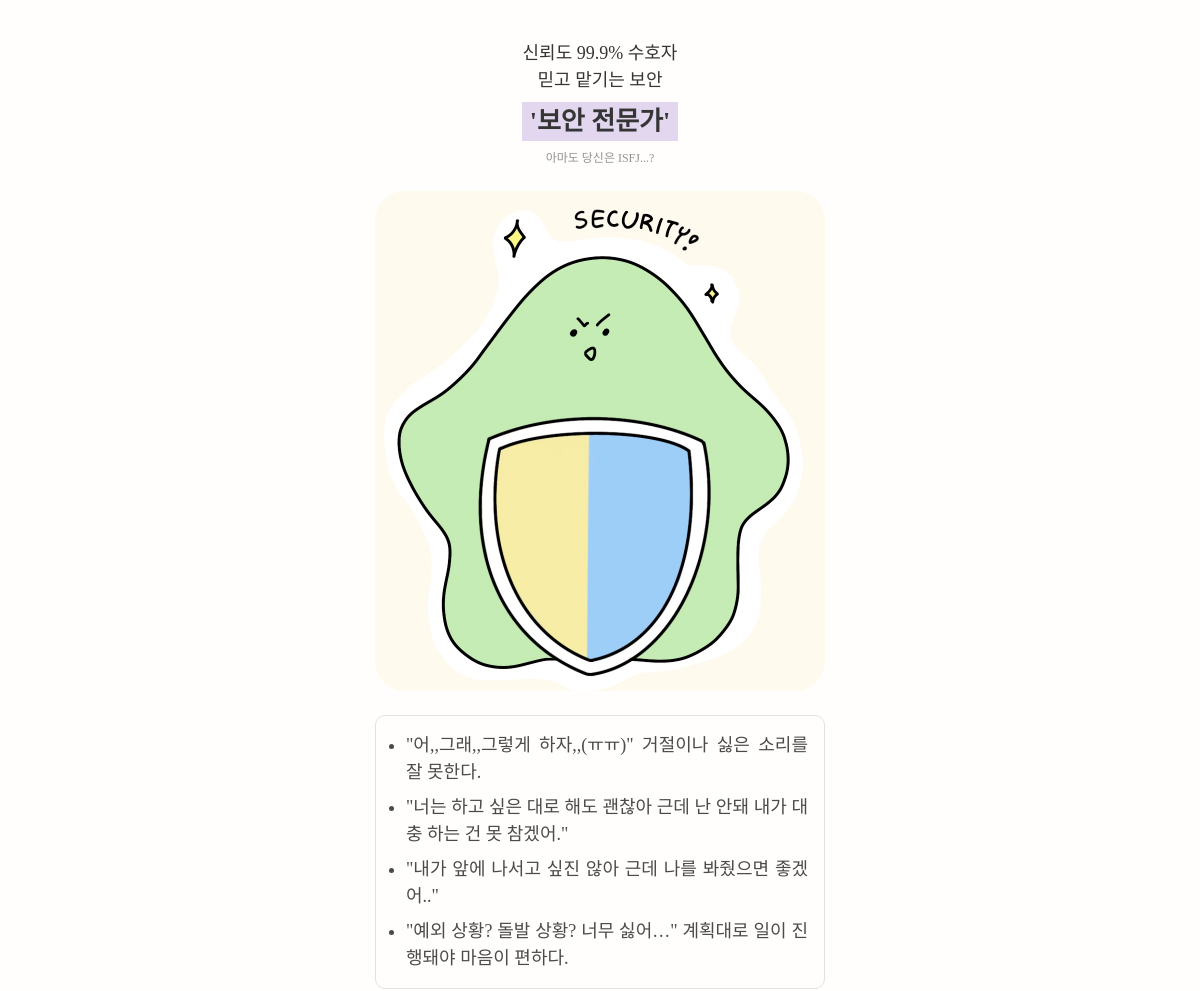
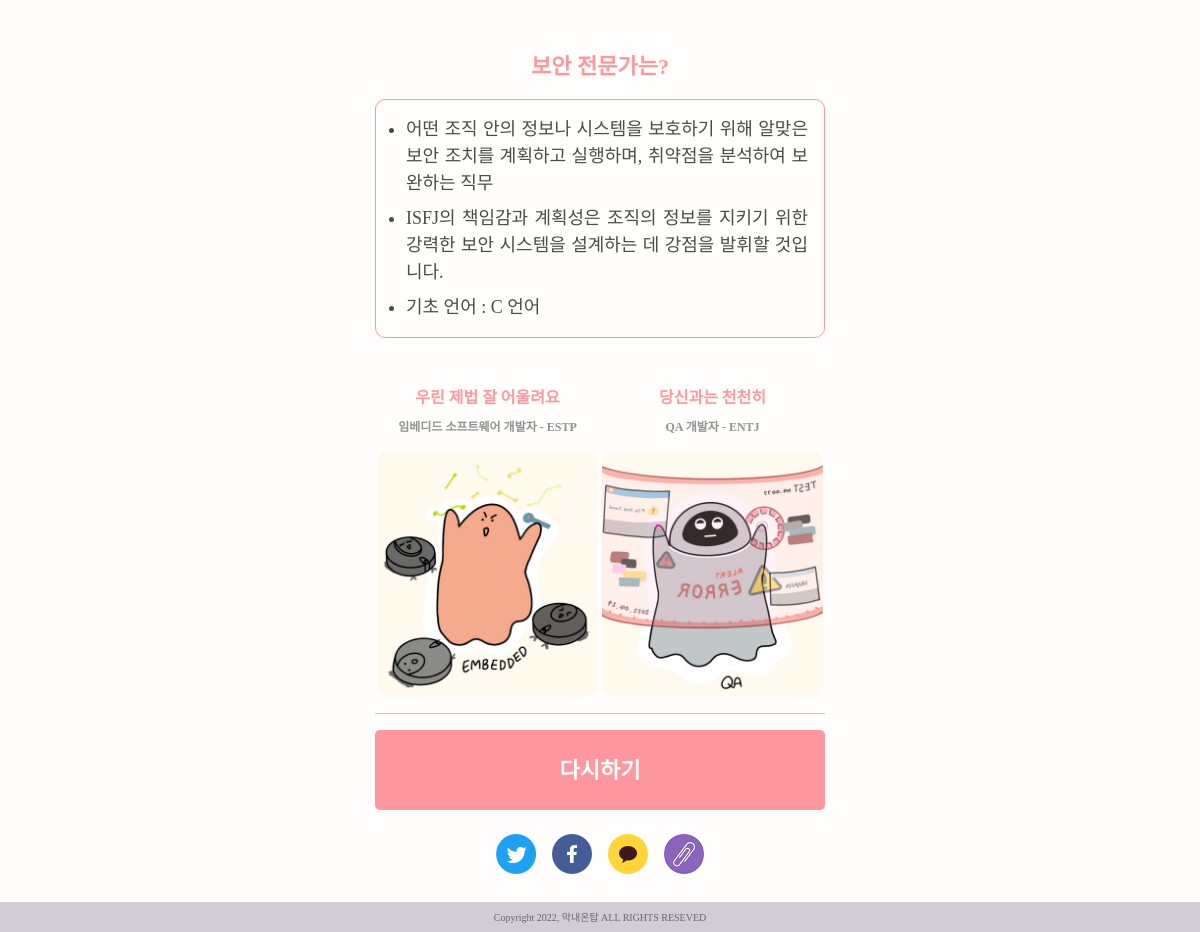
Page /mbti/ISFJ/ on the committed database (2 pictures, top to bottom).
### MBTI/models.py (models this page shows)
class Mbti(models.Model):
    mbti_name = models.TextField()
    title = models.TextField()
    mbti_type = models.TextField()
    best_mbti = models.IntegerField(default=0)
    worst_mbti = models.IntegerField(default=0)
    top_image = models.ImageField(null=True, blank=True)
    view_cnt = models.IntegerField(default=0)

class BaseInfo(models.Model):
    mbti = models.ForeignKey(
        Mbti,
        on_delete=models.CASCADE,
        related_name= 'base_info'
    )
    content = models.TextField()

class Howto(models.Model):
    mbti = models.ForeignKey(
        Mbti,
        on_delete=models.CASCADE,
        related_name= 'how_to'
    )
    content = models.TextField()

### MBTI/views.py (the view)
# urls.py: path('<str:mbti>/', views.result_page, name='result_page'),
def result_page(request, mbti):
    global mbti_dict
    mbti_dict = {'EI':0, 'NS':0, 'TF':0, 'PJ':0}
    mbti_names = Mbti.objects.filter(mbti_name = mbti)[0]
    base_infos = BaseInfo.objects.filter(mbti_id = mbti_names.pk)
    another_infos = AnotherInfo.objects.filter(mbti_id = mbti_names.pk)
    how_tos = Howto.objects.filter(mbti_id = mbti_names.pk)
    best_mbti = Mbti.objects.filter(pk = mbti_names.best_mbti)[0]
    worst_mbti = Mbti.objects.filter(pk = mbti_names.worst_mbti)[0]
    context = {
        'title' : mbti_names.title,
        'mbti_type': mbti_names.mbti_type,
        'mbti_name' : mbti_names.mbti_name,
        'top_image': mbti_names.top_image,
        'best_mbti' : best_mbti,
        'worst_mbti' : worst_mbti,
        'base_infos' : base_infos,
        'another_infos' : another_infos,
        'how_tos' : how_tos,
    }
    return render(request, 'MBTI/result_page.html', context)

### MBTI/templates/MBTI/result_page.html (shortened to what this page needs)
{% extends 'base.html' %}
{% load static %}
{% block content %}
  <div class="d-flex flex-column align-items-center">
    <div class="res-subtitle">{{title | linebreaksbr}}</div>
    <div class="res-maintitle px-2 my-2">'{{ mbti_type }}'</div>
    <div class="res-mbti">아마도 당신은 {{ mbti_name }}...?</div>
  </div>
  <img src="{% get_static_prefix %}{{ top_image }}" alt="res-main-img" class="main-img mt-4 mb-3">
  <ul class="content-font pt-2 pb-3 pe-3 mt-2 mb-3 border">
    {% for info in base_infos %}
      <li class="mt-2">{{ info.content }}</li>
    {% endfor %}
  </ul>
  <p class="develop-title">{{mbti_type}}는?</p>
  <ul class="develop-font pt-2 pb-3 pe-3 mt-2 mb-5 border">
    {% for how_to in how_tos %}
      <li class="mt-2">{{ how_to.content }}</li>
    {% endfor %}
  </ul>
  <div class="w-100 row m-0">
    <div class="w-50 d-flex col-6 flex-column align-items-center p-0">
      <p class="chemi-title mb-2">우린 제법 잘 어울려요</p>
      <p class="chemi-name">{{ best_mbti.mbti_type }} - {{ best_mbti.mbti_name }}</p>
      <img src="{% get_static_prefix %}{{ best_mbti.top_image }}" alt="best-chemi-img" class="chemi-img">
    </div>
    <div class="w-50 d-flex col-6 flex-column align-items-center p-0">
      <p class="chemi-title mb-2">당신과는 천천히</p>
      <p class="chemi-name">{{ worst_mbti.mbti_type }} - {{ worst_mbti.mbti_name }}</p>
      <img src="{% get_static_prefix %}{{ worst_mbti.top_image }}" alt="worst-chemi-img" class="chemi-img">
    </div>
  </div>
  <hr class="my-3">
  <a href="{% url 'mbti:main_page' %}" class="mt-2 mb-4 d-flex justify-content-center align-items-center start-box">
    <span class="start-font">
      다시하기
    </span>
  </a>
  <div class="d-flex justify-content-center my-2">
    <a id="btnTwitter" class="mx-2" href="javascript:shareTwitter()"><img class="sns-img" src="{%static 'images/icon-twitter.png'%}" alt=""></a>
    <a id="btnFacebook" class="mx-2" href="javascript:shareFacebook()"><img class="sns-img" src="{%static 'images/icon-facebook.png'%}" alt=""></a>
    <a id="btnKakao" class="mx-2" href="javascript:shareKakao()"><img class="sns-img" src="{%static 'images/icon-kakao.png'%}" alt=""></a>
    <a class="mx-2" href="javascript:clipURL()"><img class="sns-img" src="{%static 'images/url.png'%}" alt=""></a>
  </div>
{% endblock content %}

### MBTI/static/mbti.css (style rules this page uses)
body { background: #FFFEFC; }
.main-img { border-radius: 30px; width: 100%; }
.start-box { background: #FF989E; border: 0; border-radius: 5px; width: 100%; height: 60px; text-decoration: none; }
.start-font { font-family: 'Leferi Point Type'; font-style: normal; font-weight: 800; font-size: 22px; color: #FFFFFF; }
.res-subtitle { font-family: 'Leferi Base Type'; font-style: normal; font-weight: 400; font-size: 14px; color: #353535; text-align: center; }
.res-maintitle { font-family: 'Leferi Base Type'; font-style: normal; font-weight: 700; font-size: 20px; color: #353535; text-align: center; background: #E2D7EF; }
.res-mbti { font-family: 'Leferi Base Type'; font-style: normal; font-weight: 400; font-size: 12px; color: #949191; text-align: center; }
.content-font { font-family: 'SUIT'; font-style: normal; font-weight: 500; font-size: 14px; text-align: justify; color: #4B4B4B; border-radius: 10px; padding-left: 30px; }
.develop-title { font-family: 'Leferi Base Type'; font-style: normal; font-weight: 700; font-size: 18px; text-align: center; color: #FF989E; margin-top: 32px; }
.develop-font { font-family: 'SUIT'; font-style: normal; font-weight: 500; font-size: 14px; text-align: justify; color: #4B4B4B; border-radius: 10px; border-color: #FF989E !important; padding-left: 30px; }
.chemi-title { font-family: 'Leferi Base Type'; font-style: normal; font-weight: 700; font-size: 12px; text-align: center; color: #FF989E; }
.chemi-name { font-family: 'Leferi Base Type'; font-style: normal; font-weight: 700; font-size: 8px; text-align: center; color: #949191; }
.chemi-img { width: 98%; margin-left: auto; margin-right: auto; border-radius: 10px; }
@media (min-width: 480px) { .start-box { height: 80px; } }
@media (min-width: 480px) { .res-subtitle { font-size: 18px; } }
@media (min-width: 480px) { .res-maintitle { font-size: 26px; } }
@media (min-width: 480px) { .content-font { font-size: 18px; } }
@media (min-width: 480px) { .develop-title { font-size: 22px; margin-top: 52px; } }
@media (min-width: 480px) { .develop-font { font-size: 18px; } }
@media (min-width: 480px) { .chemi-title { font-size: 16px; } }
@media (min-width: 480px) { .chemi-name { font-size: 12px; } }

### rows in the picture
Mbti: title "신뢰도 99.9% 수호자 믿고 맡기는 보안", mbti_type "보안 전문가", mbti_name "ISFJ", top_image (picture)
BaseInfo: content "\"어,,그래,,그렇게 하자,,(ㅠㅠ)\" 거절이나 싫은 소리를 잘 못한다."
BaseInfo: content "\"너는 하고 싶은 대로 해도 괜찮아 근데 난 안돼 내가 대충 하는 건 못 참겠어.\""
BaseInfo: content "\"내가 앞에 나서고 싶진 않아 근데 나를 봐줬으면 좋겠어..\""
BaseInfo: content "\"예외 상황? 돌발 상황? 너무 싫어…\" 계획대로 일이 진행돼야 마음이 편하다."
Howto: content "어떤 조직 안의 정보나 시스템을 보호하기 위해 알맞은 보안 조치를 계획하고 실행하며, 취약점을 분석하여 보완하는 직무"
Howto: content "ISFJ의 책임감과 계획성은 조직의 정보를 지키기 위한 강력한 보안 시스템을 설계하는 데 강점을 발휘할 것입니다."
Howto: content "기초 언어 : C 언어"
Mbti: mbti_type "임베디드 소프트웨어 개발자", mbti_name "ESTP", top_image (picture)
Mbti: mbti_type "QA 개발자", mbti_name "ENTJ", top_image (picture)
